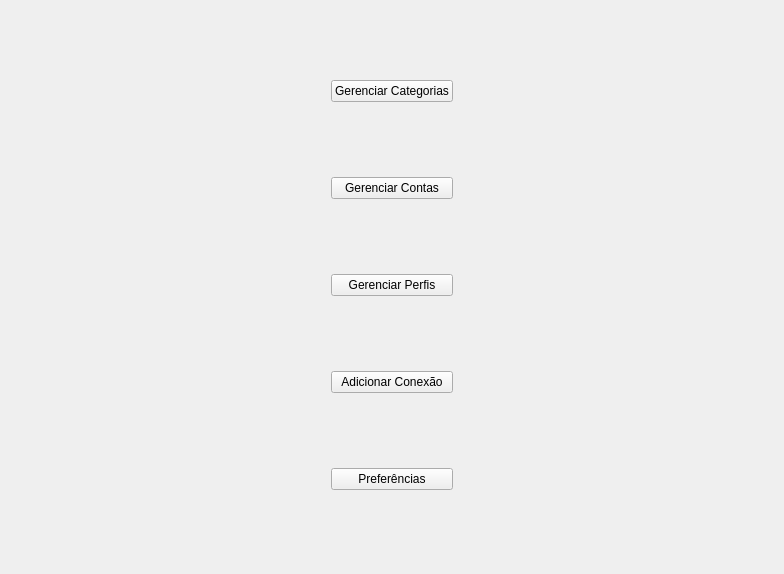
<?xml version="1.0" encoding="UTF-8"?>
<ui version="4.0">
 <class>pageConfig</class>
 <widget class="QWidget" name="pageConfig">
  <property name="geometry">
   <rect>
    <x>0</x>
    <y>0</y>
    <width>784</width>
    <height>574</height>
   </rect>
  </property>
  <property name="windowTitle">
   <string>pageConfig</string>
  </property>
  <layout class="QHBoxLayout" name="horizontalLayout_2">
   <item>
    <layout class="QHBoxLayout" name="horizontalLayout">
     <item>
      <spacer name="horizontalSpacer_2">
       <property name="orientation">
        <enum>Qt::Orientation::Horizontal</enum>
       </property>
       <property name="sizeHint" stdset="0">
        <size>
         <width>40</width>
         <height>20</height>
        </size>
       </property>
      </spacer>
     </item>
     <item>
      <layout class="QVBoxLayout" name="verticalLayout">
       <item>
        <widget class="QPushButton" name="buttonCategorias">
         <property name="text">
          <string>Gerenciar Categorias</string>
         </property>
        </widget>
       </item>
       <item>
        <widget class="QPushButton" name="buttonContas">
         <property name="text">
          <string>Gerenciar Contas</string>
         </property>
        </widget>
       </item>
       <item>
        <widget class="QPushButton" name="buttonPerfil">
         <property name="text">
          <string>Gerenciar Perfis</string>
         </property>
        </widget>
       </item>
       <item>
        <widget class="QPushButton" name="buttonAdicionarConexao">
         <property name="text">
          <string>Adicionar Conexão</string>
         </property>
        </widget>
       </item>
       <item>
        <widget class="QPushButton" name="buttonPrefs">
         <property name="text">
          <string>Preferências</string>
         </property>
        </widget>
       </item>
      </layout>
     </item>
     <item>
      <spacer name="horizontalSpacer">
       <property name="orientation">
        <enum>Qt::Orientation::Horizontal</enum>
       </property>
       <property name="sizeHint" stdset="0">
        <size>
         <width>40</width>
         <height>20</height>
        </size>
       </property>
      </spacer>
     </item>
    </layout>
   </item>
  </layout>
 </widget>
 <resources/>
 <connections/>
</ui>
